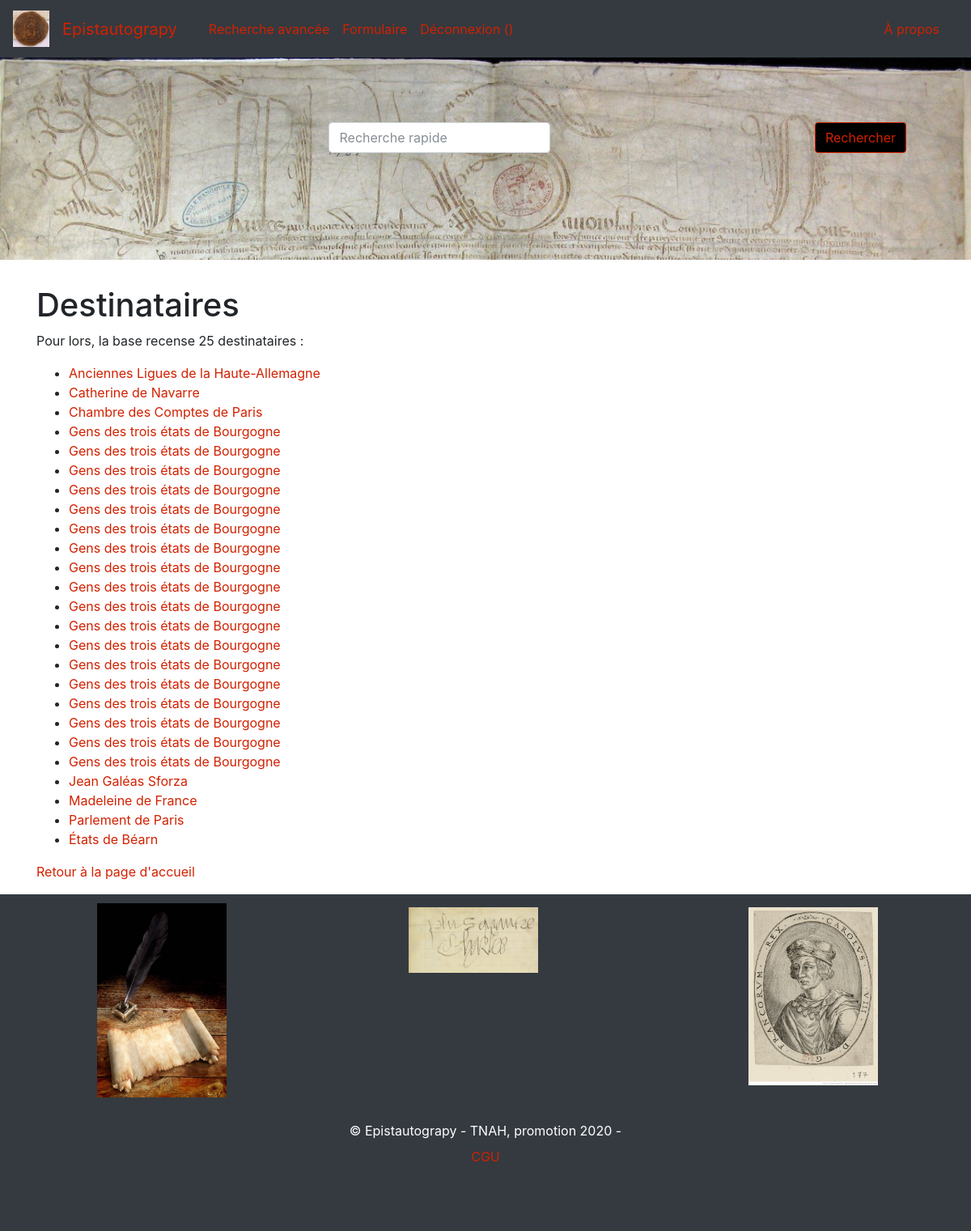
Screenshot of /index_destinataires (signed in) with the database file from the repository.
### app/modeles/donnees.py (models this page shows, shortened)
class Destinataire(db.Model) :
	__tablename__ = "destinataire"
	id_destinataire  = db.Column(db.Integer, unique=True, nullable=False, primary_key=True, autoincrement=True)
	type_destinataire = db.Column(db.String(45))
	titre_destinataire = db.Column(db.Text)
	identite_destinataire = db.Column(db.Text)
	date_naissance = db.Column(db.Text)
	date_deces = db.Column(db.Text)
	lien_infos_destinataire = db.Column(db.Text)
	correspondance = db.relationship("Lettre", secondary="correspondance", backref="destinataire", lazy="dynamic")

### app/routes.py (the view)
@app.route("/index_destinataires")
def index_destinataires():
	destinataires = Destinataire.query.order_by(Destinataire.identite_destinataire).distinct().all()
	return render_template("pages/index_destinataires.html", nom="Epistautograpy", destinataires=destinataires, destinataire=destinataire)

### app/modeles/utilisateurs.py (called while the page is built)
@login.user_loader
def trouver_utilisateur_via_id(id_user):
    return User.query.get(int(id_user))

### app/templates/pages/index_destinataires.html
{% extends "conteneur.html" %}
{% block corps %}
<h1>Destinataires</h1>
    {% if destinataires %}
    <p>Pour lors, la base recense {{destinataires|length}} destinataires :</p>
        <ul>
            {% for destinataire in destinataires %}
            <li><a id="link" href="{{url_for('destinataire', id_destinataire=destinataire.id_destinataire)}}">{{destinataire.identite_destinataire}}</a></li>
            {% endfor %}
        </ul>
    {% else %}
        <p>La base de données est en cours de constitution</p>
    {% endif %}
    <p><a id="link" href="{{url_for('accueil')}}">Retour à la page d'accueil</a></p>
{% endblock %}

### rows the page displays
Destinataire: identite_destinataire "Anciennes Ligues de la Haute-Allemagne"
Destinataire: identite_destinataire "Catherine de Navarre"
Destinataire: identite_destinataire "Chambre des Comptes de Paris"
Destinataire: identite_destinataire "Gens des trois états de Bourgogne"
Destinataire: identite_destinataire "Gens des trois états de Bourgogne"
Destinataire: identite_destinataire "Gens des trois états de Bourgogne"
Destinataire: identite_destinataire "Gens des trois états de Bourgogne"
Destinataire: identite_destinataire "Gens des trois états de Bourgogne"
Destinataire: identite_destinataire "Gens des trois états de Bourgogne"
Destinataire: identite_destinataire "Gens des trois états de Bourgogne"
Destinataire: identite_destinataire "Gens des trois états de Bourgogne"
Destinataire: identite_destinataire "Gens des trois états de Bourgogne"
Destinataire: identite_destinataire "Gens des trois états de Bourgogne"
Destinataire: identite_destinataire "Gens des trois états de Bourgogne"
Destinataire: identite_destinataire "Gens des trois états de Bourgogne"
Destinataire: identite_destinataire "Gens des trois états de Bourgogne"
Destinataire: identite_destinataire "Gens des trois états de Bourgogne"
Destinataire: identite_destinataire "Gens des trois états de Bourgogne"
Destinataire: identite_destinataire "Gens des trois états de Bourgogne"
Destinataire: identite_destinataire "Gens des trois états de Bourgogne"
Destinataire: identite_destinataire "Gens des trois états de Bourgogne"
Destinataire: identite_destinataire "Jean Galéas Sforza"
Destinataire: identite_destinataire "Madeleine de France"
Destinataire: identite_destinataire "Parlement de Paris"
Destinataire: identite_destinataire "États de Béarn"

### other values shown
{{ destinataires|length }} "25"
